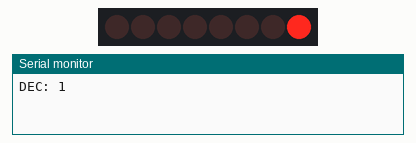
Simulated run of this sketch. Board: Arduino Uno, built with avr-gcc and run on an emulated ATmega328P. Parts: 8 shift-register outputs drawn as a row of LEDs (first output left, lit = HIGH), the last lines printed to the serial monitor. Wiring (inferred from the names in the program): shift register (74HC595): data pin 12; shift clock pin 10; latch pin 11. Wiring (inferred from the signals the program sends): row of LEDs: on Q0, Q1, Q2, Q3, Q4, Q5, Q6, Q7.

Above: at 0.12 s.
At 0.87 s:
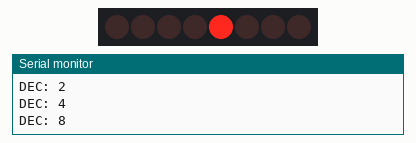
At 1.37 s:
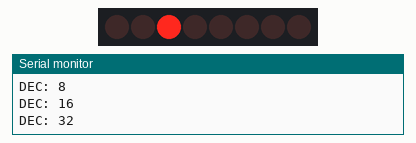
At 1.87 s:
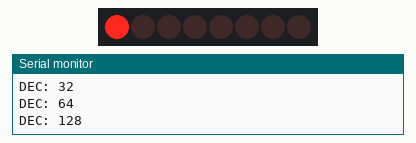
At 3.12 s:
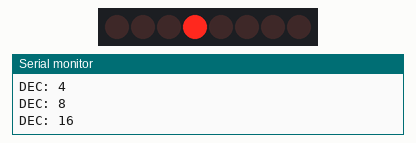
At 4.38 s:
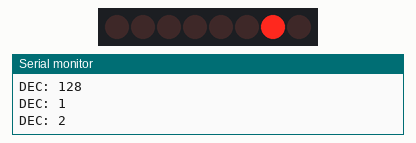
Timing chart, 0 to 4.7 s (numbered marks = the images above):
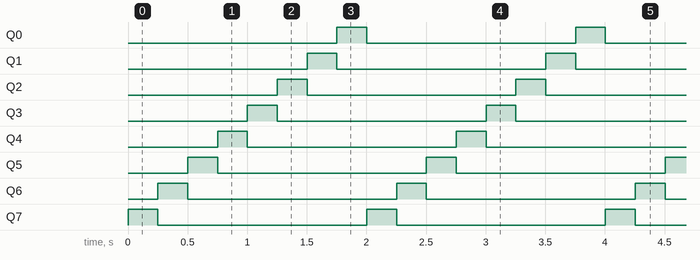

Measured:
- by itself, Q0–7: alternates HIGH for 0.25 s and LOW for 1.8 s
- by itself, everything shown: repeats every 2.0 s, in 8 steps

The sketch:

Circular_Left_Shift.ino
```cpp
int latchPin = 11, clockPin = 10, dataPin = 12, maxLED = 255;
int dly = 250;
byte LEDs[] = {
  128,
  64,
  32,
  16,
  8,
  4,
  2,
  1,
  128
};
byte LED = 0b00000001;
byte sLED;
void setup() {
  // put your setup code here, to run once:
  Serial.begin(9600);
  pinMode(latchPin, OUTPUT);
  pinMode(dataPin, OUTPUT);
  pinMode(clockPin, OUTPUT);
  sLED = LED;
}

void loop() {
  digitalWrite(latchPin, LOW);
  shiftOut(dataPin, clockPin, LSBFIRST, LED);
  digitalWrite(latchPin, HIGH);
  Serial.print("DEC: ");
  Serial.println(LED, DEC);
  LED = (LED/128) +(LED * 2);

  delay(dly);
}
```
